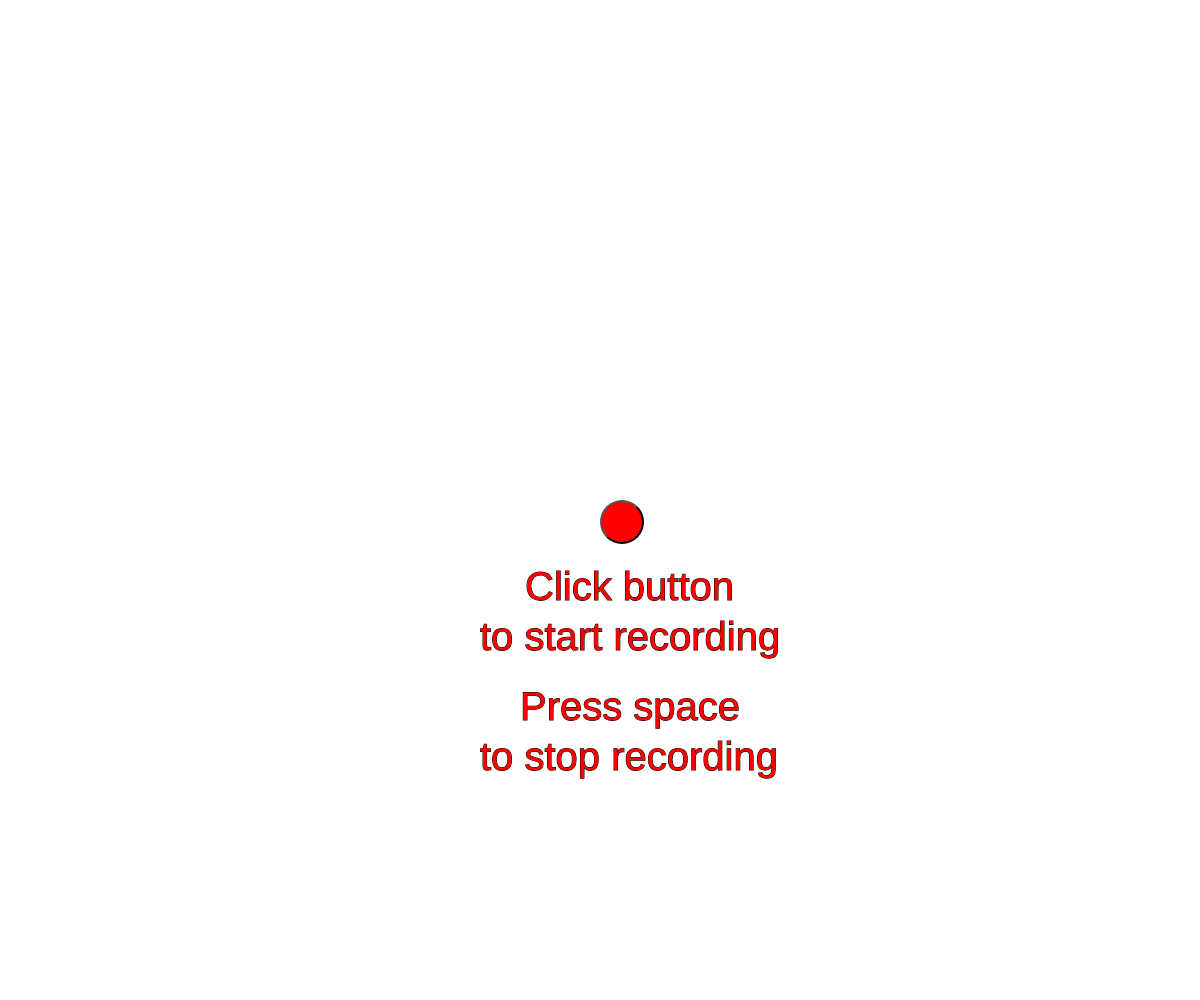
Frame 1 (no input)
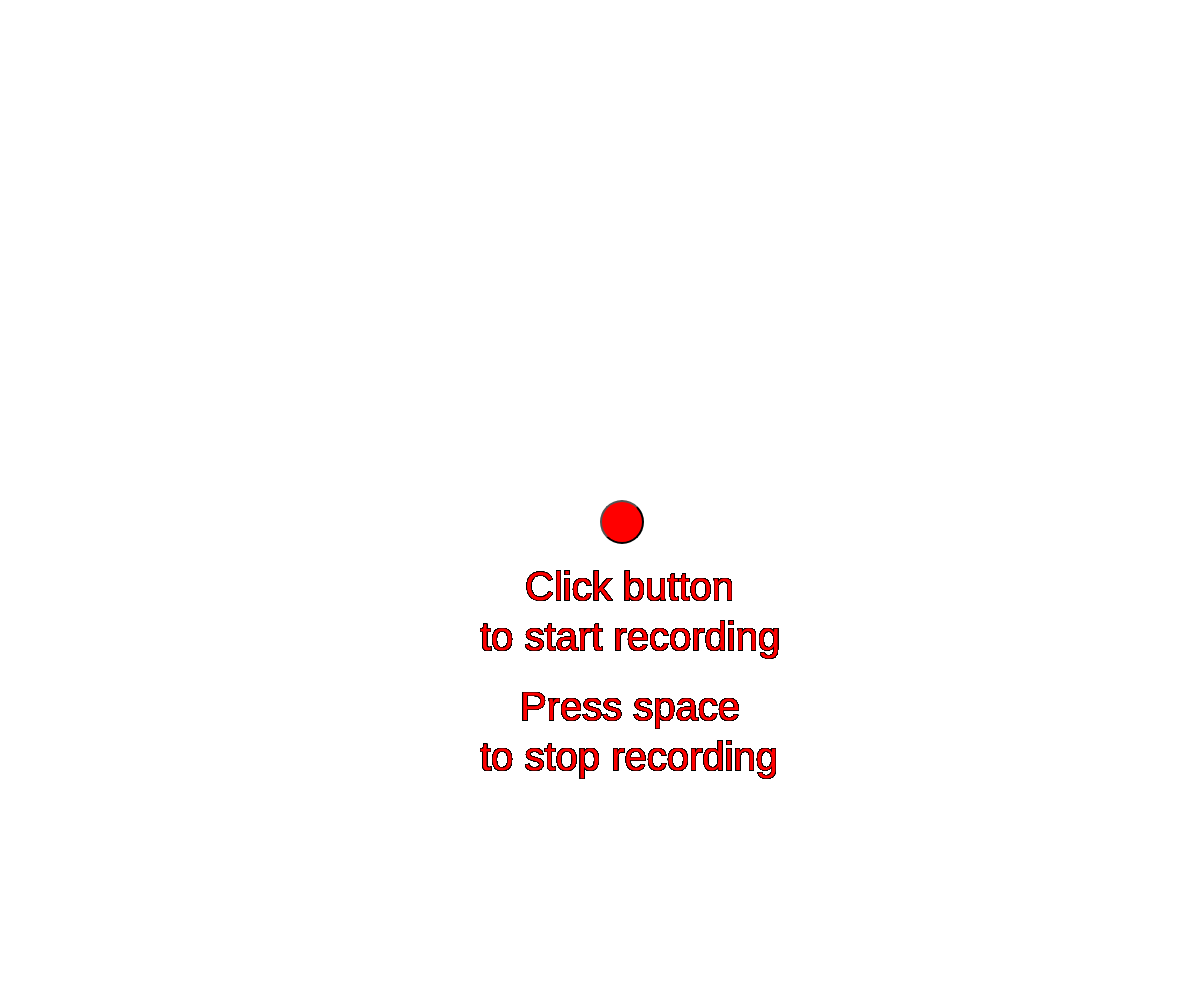
Frame 60 (no input)
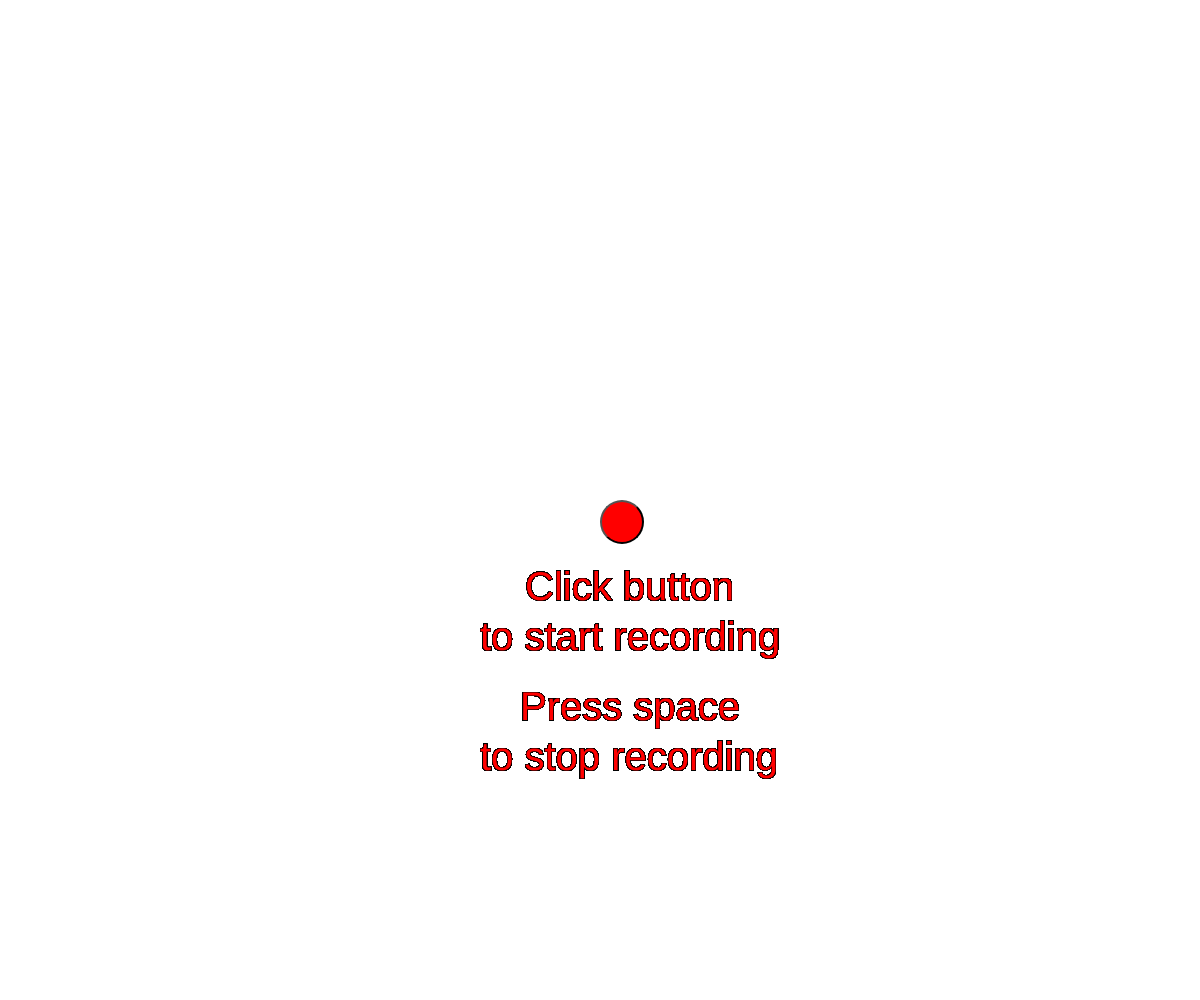
Frame 120 (the mouse pressed at the canvas centre since frame 60)

The p5.js sketch that drew these frames (run headless with seeded random() and noise() and a simulated clock; from frame 60 on, the mouse is pressed at the canvas centre):

// p5.js sketch
// ── sketch.js

var button;
var count = 0;
var trans = 100;
var speed = 1;
var display = false;
var c;

function setup() {

createCanvas(windowWidth,windowHeight);
frameRate(200);
button = createButton('');
button.position(width/2,height/2);
button.mousePressed(doDisplay);
button.style('border-radius','50%');
button.style('padding','20px');
button.style('background-color',color(255,0,0));
background(255);
}

function draw() {

fill(255);
noStroke();
ellipse(50,50,30,30);
fill(255,0,0);
noStroke();
textSize(40);
stroke(2);
text('Click button',width/2-75,height/2+100);
text('to start recording',width/2-120,height/2+150);
text('Press space',width/2-80,height/2+220);
text('to stop recording',width/2-120,height/2+270);

if(display) {
if (count < 100) {
count++;
if (count == 100)
{
count = 0;
}
}
drawThrobber();
}
}

function drawThrobber(){ //recording sign
trans = trans + speed;
if (count == 100 || count==0) {
  speed = -speed;
}

fill(255,0,0,trans);
stroke(0)
ellipse(50,50,30,30);

text('recording...',70,90)

}

function doDisplay() {
  display = true;
}

function keyPressed() {
if (keyCode === 32) {
fill(0)
textSize(20)
noStroke();
var words = ['recording...', 'still recording...','try again','one more time','still recording..'];
var words = random(words);
text(words,random(width-150),random(height));
  }
}
